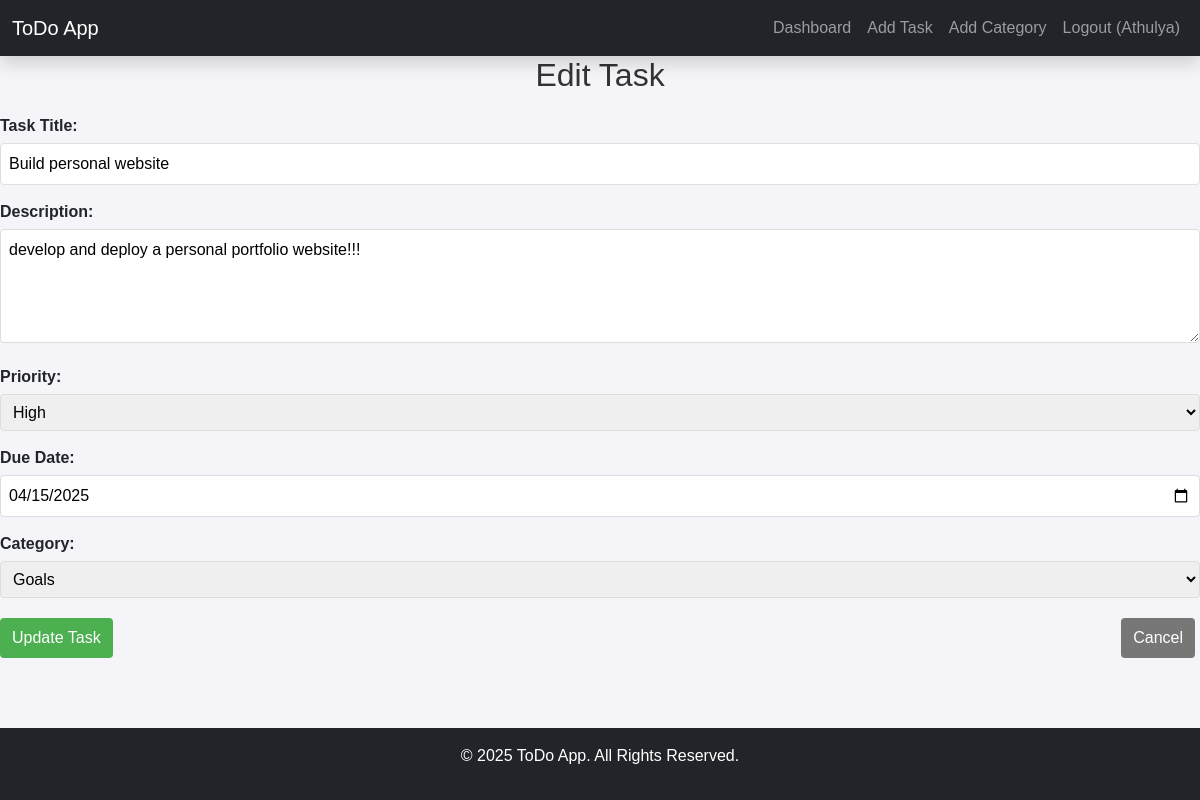
/edit-task/12/ (signed in), run on the app's committed database.
### todo/models.py (models this page shows, shortened)
class Task(models.Model):
    PRIORITY_CHOICES = [
        ('low', 'Low'),
        ('medium', 'Medium'),
        ('high', 'High'),
    ]
    title = models.CharField(max_length=200)
    description = models.TextField(blank=True, null=True)
    created_date = models.DateTimeField(auto_now_add=True)
    due_date = models.DateField(blank=True, null=True)
    priority = models.CharField(max_length=10, choices=PRIORITY_CHOICES, default='medium')
    completed = models.BooleanField(default=False)
    user = models.ForeignKey(User, on_delete=models.CASCADE)
    category = models.ForeignKey(Category, on_delete=models.SET_NULL, null=True, blank=True)

class Category(models.Model):
    name = models.CharField(max_length=100)
    user = models.ForeignKey(User, on_delete=models.CASCADE)
    class Meta:
        verbose_name_plural = "Categories"

### todo/views.py (the view, shortened to what this page needs)
# urls.py: path('edit-task/<int:task_id>/', views.edit_task, name='edit_task'),
def edit_task(request, task_id):
    if 'id' not in request.session:
        return redirect('login')
    user_id = request.session['id']
    task = get_object_or_404(Task, id=task_id, user_id=user_id)
    categories = Category.objects.filter(user_id=user_id)
    return render(request, 'edit_task.html', {'task': task, 'categories': categories})

### templates/edit_task.html (shortened to what this page needs)
{% extends 'base.html' %}
{% block content %}
    <h2>Edit Task</h2>
    <form method="POST">
        <div class="form-group">
            <label for="title">Task Title:</label>
            <input type="text" id="title" name="title" value="{{ task.title }}" required>
        </div>
        <div class="form-group">
            <label for="description">Description:</label>
            <textarea id="description" name="description" rows="4">{{ task.description }}</textarea>
        </div>
        <div class="form-group">
            <label for="priority">Priority:</label>
            <select id="priority" name="priority">
                <option value="high" {% if task.priority == 'high' %}selected{% endif %}>High</option>
            </select>
        </div>
        <div class="form-group">
            <label for="due_date">Due Date:</label>
            <input type="date" id="due_date" name="due_date" value="{% if task.due_date %}{{ task.due_date|date:'Y-m-d' }}{% endif %}">
        </div>
        <div class="form-group">
            <label for="category">Category:</label>
            <select id="category" name="category">
                {% for category in categories %}
                    <option value="{{ category.id }}" {% if task.category and task.category.id == category.id %}selected{% endif %}>{{ category.name }}</option>
                {% endfor %}
            </select>
        </div>
        <div class="form-buttons">
            <button type="submit" class="btn">Update Task</button>
            <a href="{% url 'dashboard' %}" class="btn btn-secondary">Cancel</a>
        </div>
    </form>
{% endblock %}

### static/css/style.css (style rules this page uses)
body { font-family: 'Arial', sans-serif; background-color: #f4f4f9; margin: 0; padding: 0; padding-top: 56px; }
h2 { font-size: 2rem; margin-bottom: 20px; text-align: center; color: #333; }
.form-group { margin-bottom: 20px; }
label { font-weight: bold; margin-bottom: 10px; display: block; }
input[type="text"], input[type="date"], input[type="email"], input[type="password"], textarea, select { width: 100%; padding: 10px; border: 1px solid #ddd; border-radius: 5px; font-size: 16px; box-sizing: border-box; }
.form-buttons { display: flex; justify-content: space-between; margin-top: 20px; }
.btn { padding: 10px 20px; font-size: 16px; border-radius: 5px; border: none; cursor: pointer; text-decoration: none; display: inline-block; }
.btn-secondary { background-color: #777; color: white; }

### templates/edit_task.html (style rules this page uses)
.form-group { margin-bottom: 15px; }
label { display: block; margin-bottom: 5px; font-weight: bold; }
input[type="text"], input[type="date"], textarea, select { width: 100%; padding: 8px; border: 1px solid #ddd; border-radius: 4px; box-sizing: border-box; }
.form-buttons { margin-top: 20px; }
.btn { display: inline-block; padding: 8px 12px; background-color: #4CAF50; color: white; text-decoration: none; border-radius: 4px; border: none; cursor: pointer; margin-right: 5px; }
.btn-secondary { background-color: #777; }

### data on the page
Task: title "Build personal website", description "develop and deploy a personal portfolio website!!!", priority "High", due_date "04/15/2025", category "Goals"

### other printed values
{{ request.session.name }} "Athulya"
